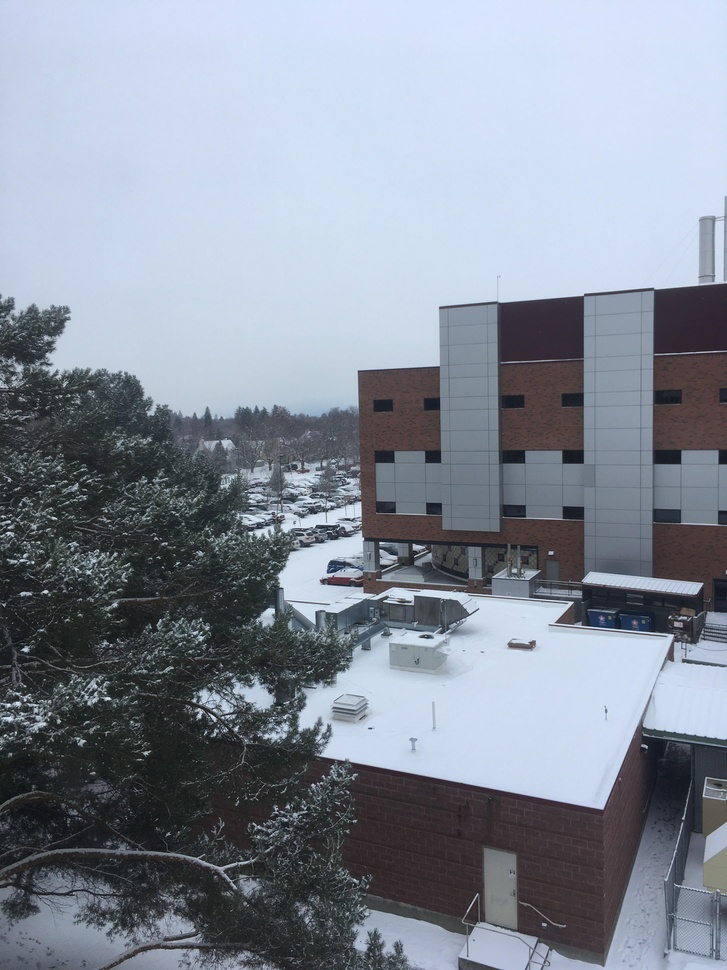
#> input picture feature_match/outside_1.jpg, 727 x 970 px, shrunk from 3024 x 4032 before the run
$ python feature_matching_dgk.py
#> lines starting #> are read from the running program, lines starting #| are printed output that depends on the picture
### feature_match/keypoint_detection.py
import numpy as np
from scipy import signal


def pull_local_maxima(I, evaluation_fraction=1.):
    local_maxima = []
    for i in range(1, I.shape[0] - 1):
        for j in range(1, I.shape[1] - 1):
            if (I[i + 1][j] <= I[i][j]
                    and I[i - 1][j] <= I[i][j]
                    and I[i][j + 1] <= I[i][j]
                    and I[i + 1][j - 1] <= I[i][j]):
                local_maxima.append((i, j, I[i, j]))

    local_maxima.sort(key=lambda local_maxima: local_maxima[2], reverse=True)
    local_maxima = np.array(local_maxima)
    evaluation_slice = int(local_maxima.shape[0] * evaluation_fraction)
    local_maxima = local_maxima[:evaluation_slice]
    radii = np.zeros((local_maxima.shape[0], 1)) + float("inf")
    local_maxima = np.hstack((local_maxima, radii))

    for i in range(0, local_maxima.shape[0]):
        for j in range(0, local_maxima.shape[0]):
            distance = np.sqrt(
                (local_maxima[i][0] - local_maxima[j][0]) ** 2 + (local_maxima[i][1] - local_maxima[j][1]) ** 2)
        if (local_maxima[j][2] > local_maxima[i][2] and distance < local_maxima[i][3]):
            local_maxima[i][3] = distance

    indices = np.argsort(-local_maxima[:, 3])
    local_maxima = local_maxima[indices]
    return local_maxima[:100]


def harris_corner_detection(I, evaluation_fraction=1.):
    Su = np.matrix(
        [[-1, 0, 1],
         [-2, 0, 2],
         [-1, 0, 1]])
    w = np.matrix([
        [0.023528, 0.033969, 0.038393, 0.033969, 0.023528],
        [0.033969, 0.049045, 0.055432, 0.049045, 0.033969],
        [0.038393, 0.055432, 0.062651, 0.055432, 0.038393],
        [0.033969, 0.049045, 0.055432, 0.049045, 0.033969],
        [0.023528, 0.033969, 0.038393, 0.033969, 0.023528]
    ])

    Iu = signal.convolve2d(I, Su)
    Iv = signal.convolve2d(I, Su.T)

    Iuu = signal.convolve2d(np.multiply(Iu, Iu), w)
    Ivv = signal.convolve2d(np.multiply(Iv, Iv), w)
    Iuv = signal.convolve2d(np.multiply(Iu, Iv), w)

    H = np.divide(np.multiply(Iuu, Ivv) - np.multiply(Iuv, Iuv), Iuu + Ivv + 1e-10)

    local_maxima = pull_local_maxima(H, evaluation_fraction)
    return local_maxima

### feature_match/feature_matching_dgk.py
import numpy as np
from matplotlib import pyplot as plt
from skimage.transform import resize
from feature_match.keypoint_detection import harris_corner_detection

I_1 = plt.imread('outside_1.jpg')
#> I_1 is the input picture: shape (970, 727, 3); mean R, G, B 133.5, 141.1, 153.5
I_2 = plt.imread('outside_2.jpg')
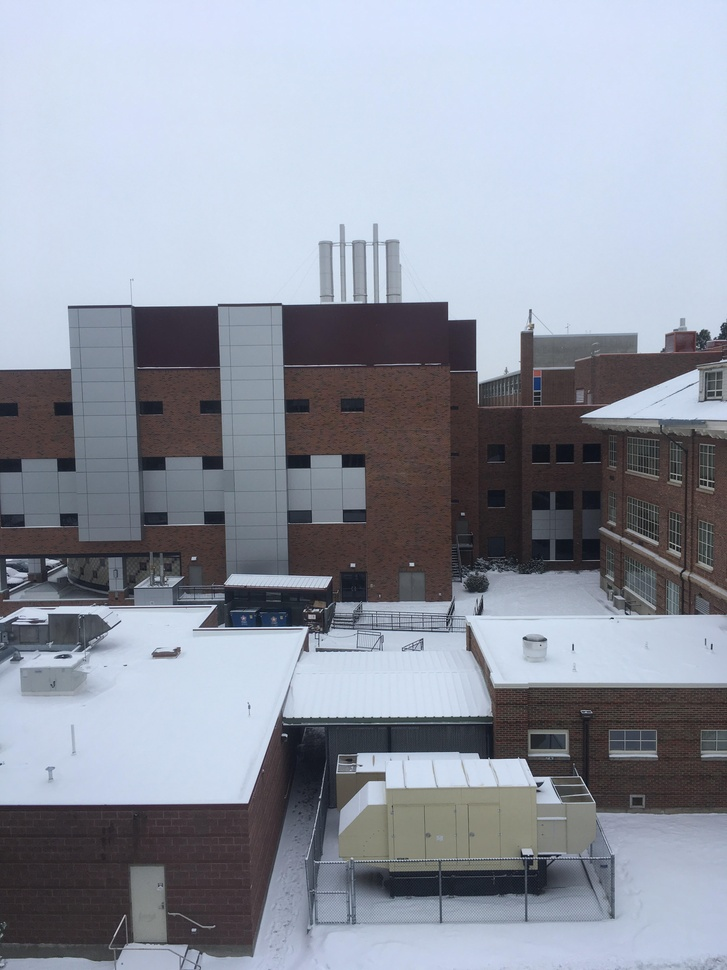
#> input picture feature_match/outside_2.jpg, 727 x 970 px, shrunk from 3024 x 4032 before the run
#> I_2 is the input picture: shape (970, 727, 3); mean R, G, B 144.3, 149.9, 162.4

I_1 = I_1.mean(axis=2)
#> I_1: shape (970, 727) float64
I_2 = I_2.mean(axis=2)
#> I_2: shape (970, 727) float64

I_1 = resize(I_1, (I_1.shape[0] / 12, I_1.shape[1] / 12), anti_aliasing=True, order=3)
#> I_1: shape (81, 61) float64
I_2 = resize(I_2, (I_2.shape[0] / 12, I_2.shape[1] / 12), anti_aliasing=True, order=3)
#> I_2: shape (81, 61) float64

h_1 = harris_corner_detection(I_1)
#> in harris_corner_detection, `H = np.divide(np.multiply(Iuu, Ivv) - np.multiply(Iuv, Iuv), Iuu + Ivv..`:
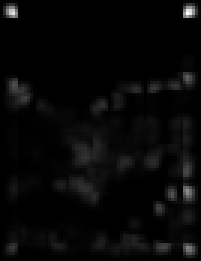
#> H: shape (87, 67) float64 (shown 3 times larger); min 0, max 117810.4, mean 3588.6; drawn with min black and max white
#> after the loop in pull_local_maxima, `for i in range(1, I.shape[0] - 1):`: local_maxima = 217 items, first 6: (4, 4, 103738), (4, 62, 117810.4), (4, 63, 104263.8), (5, 6, 71.99), (5, 7, 51.78), (5, 11, 55.9)
#> in pull_local_maxima, `local_maxima = np.array(local_maxima)`: local_maxima = 217 rows, first 8: [4, 62, 117810.4], [4, 63, 104263.8], [4, 4, 103738], [63, 62, 64812.6], [82, 62, 58797.3], [82, 63, 53398.3], [25, 62, 43601.2], [64, 57, 37257]
#> in pull_local_maxima, `local_maxima = np.hstack((local_maxima, radii))`: local_maxima = 217 rows, first 6: [4, 62, 117810.4, inf], [4, 63, 104263.8, inf], [4, 4, 103738, inf], [63, 62, 64812.6, inf], [82, 62, 58797.3, inf], [82, 63, 53398.3, inf]
#> in pull_local_maxima, `indices = np.argsort(-local_maxima[:, 3])`: indices = 217 values, max 216 at index 8, min 0 at index 216, mean 108
#> in pull_local_maxima, `local_maxima = local_maxima[indices]`: local_maxima = 217 rows, first 6: [27, 34, 2.3, inf], [11, 23, 2.03, inf], [11, 24, 1.85, inf], [11, 37, 1.81, inf], [22, 48, 1.65, inf], [11, 25, 1.62, inf]
#> in harris_corner_detection, `local_maxima = pull_local_maxima(H, evaluation_fraction)`: local_maxima = 100 rows, first 6: [27, 34, 2.3, inf], [11, 23, 2.03, inf], [11, 24, 1.85, inf], [11, 37, 1.81, inf], [22, 48, 1.65, inf], [11, 25, 1.62, inf]
#> h_1 has the same summary as local_maxima in harris_corner_detection
h_2 = harris_corner_detection(I_2)
#> call 2 of harris_corner_detection, with evaluation_fraction = 1
#> in harris_corner_detection (call 2), `Ivv = signal.convolve2d(np.multiply(Iv, Iv), w)`:
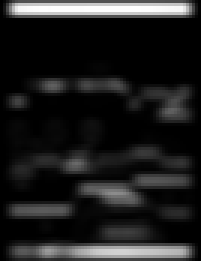
#> Ivv: shape (87, 67) float64 (shown 3 times larger); min 0.0164, max 405361.9, mean 49111; drawn with min black and max white
#> in harris_corner_detection (call 2), `Iuv = signal.convolve2d(np.multiply(Iu, Iv), w)`:
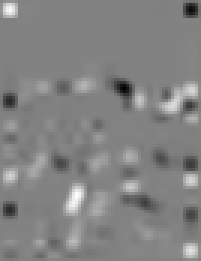
#> Iuv: shape (87, 67) float64 (shown 3 times larger); min -53182.4, max 50977.3, mean 425.6; drawn with min black and max white
#> in harris_corner_detection (call 2), `H = np.divide(np.multiply(Iuu, Ivv) - np.multiply(Iuv, Iuv), Iuu + Ivv..`:
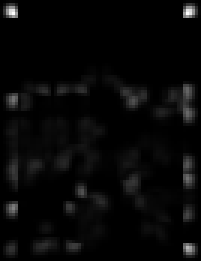
#> H: shape (87, 67) float64 (shown 3 times larger); min 0, max 114968.5, mean 3556.3; drawn with min black and max white
#> in pull_local_maxima (call 2), `local_maxima = np.array(local_maxima)`: local_maxima = 190 rows, first 8: [4, 4, 114968.5], [4, 62, 114842.5], [4, 63, 101590.8], [82, 62, 81296.1], [82, 63, 70811], [69, 4, 57270], [33, 4, 51540.4], [59, 62, 49750.8]
#> in pull_local_maxima (call 2), `local_maxima = np.hstack((local_maxima, radii))`: local_maxima = 190 rows, first 6: [4, 4, 114968.5, inf], [4, 62, 114842.5, inf], [4, 63, 101590.8, inf], [82, 62, 81296.1, inf], [82, 63, 70811, inf], [69, 4, 57270, inf]
#> in pull_local_maxima (call 2), `local_maxima = local_maxima[indices]`: local_maxima = 190 rows, first 6: [9, 34, 1.53, inf], [9, 36, 1.46, inf], [5, 18, 1.35, inf], [9, 14, 1.33, inf], [9, 43, 1.16, inf], [5, 33, 1.11, inf]
#> in harris_corner_detection (call 2), `local_maxima = pull_local_maxima(H, evaluation_fraction)`: local_maxima = 100 rows, first 6: [9, 34, 1.53, inf], [9, 36, 1.46, inf], [5, 18, 1.35, inf], [9, 14, 1.33, inf], [9, 43, 1.16, inf], [5, 33, 1.11, inf]
#> h_2 has the same summary as local_maxima in harris_corner_detection

plt.imshow(I_1)
plt.scatter(h_1[:, 1], h_1[:, 0], c=h_1[:, 2])
plt.show()
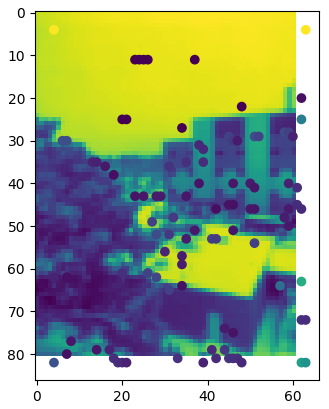
#> figure drawn by matplotlib, 1 panel

plt.imshow(I_2)
plt.scatter(h_2[:, 1], h_2[:, 0], c=h_2[:, 2])
plt.show()
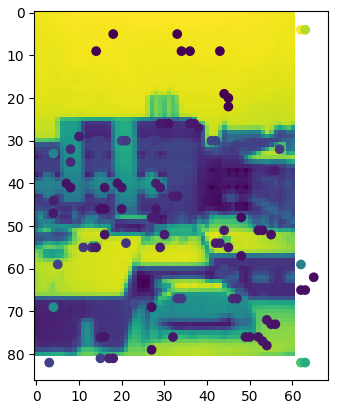
#> figure drawn by matplotlib, 1 panel
